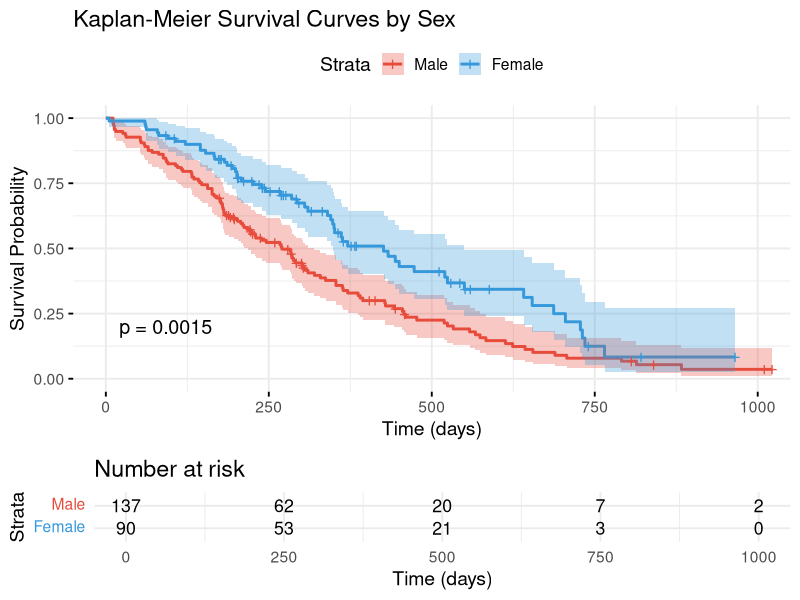
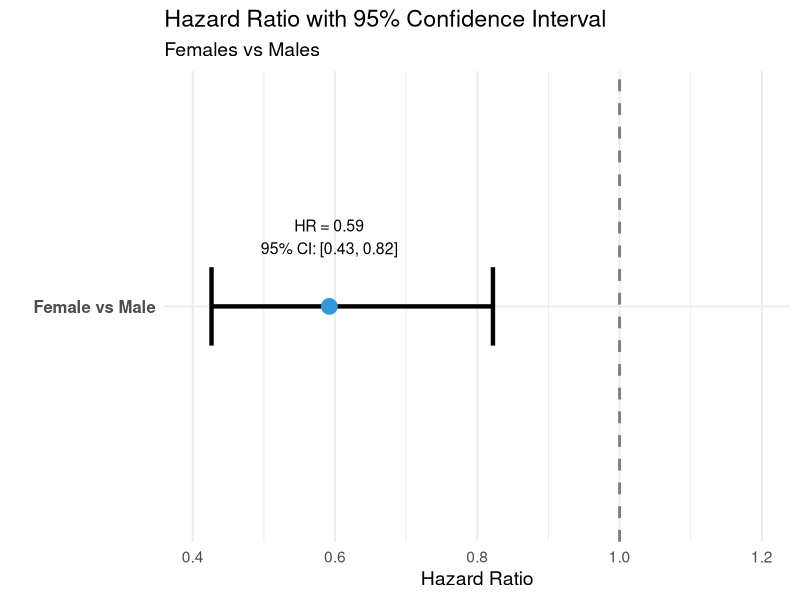
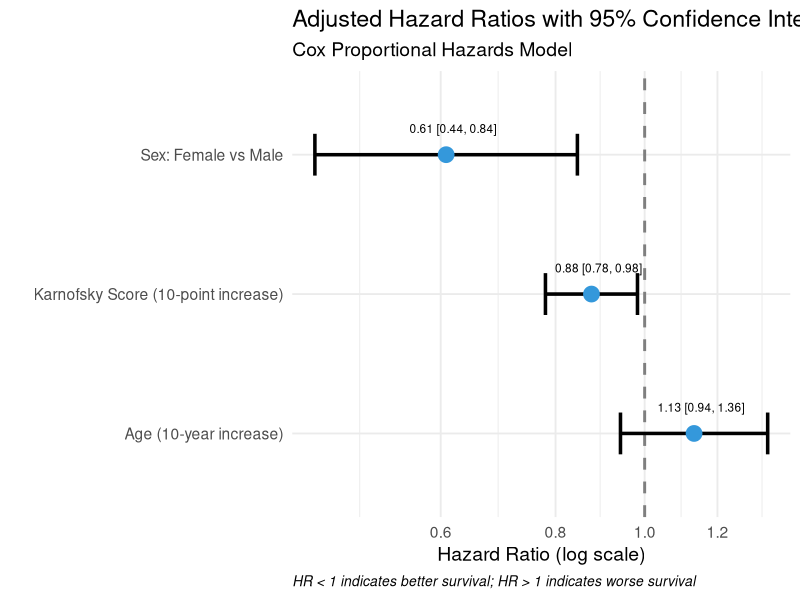
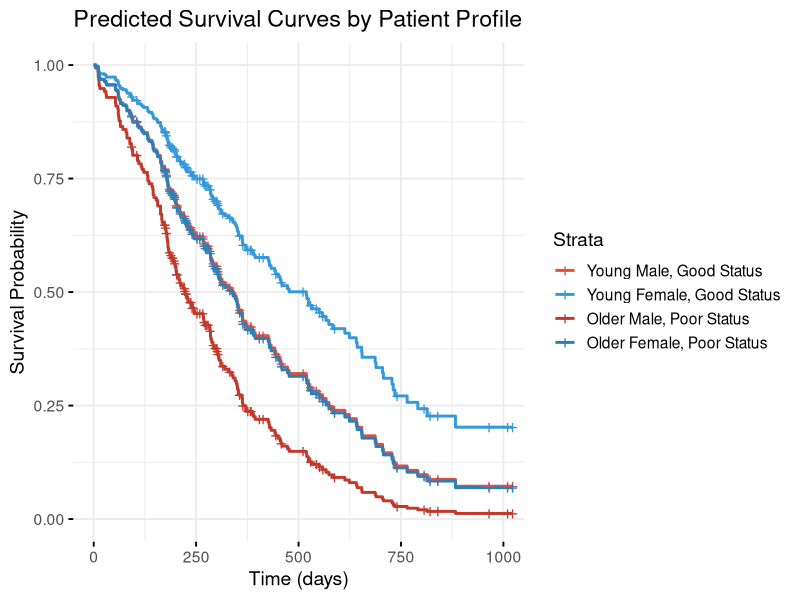
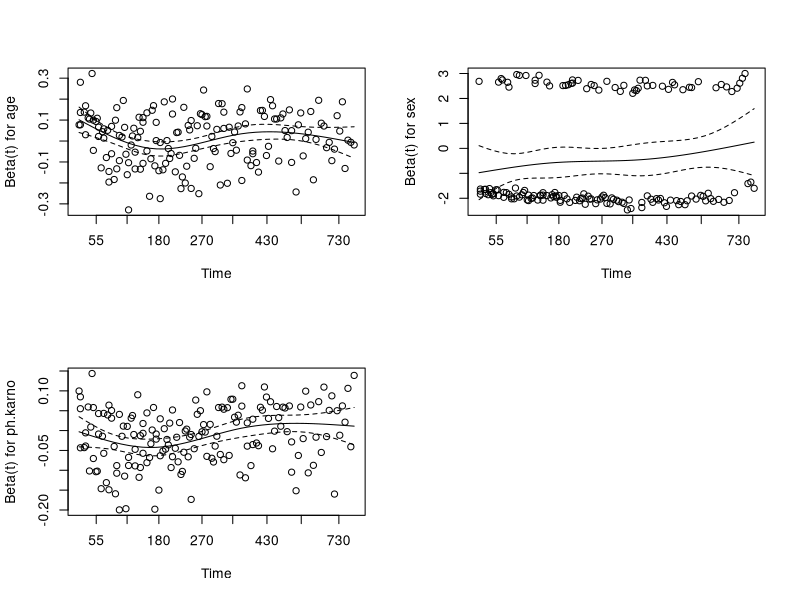
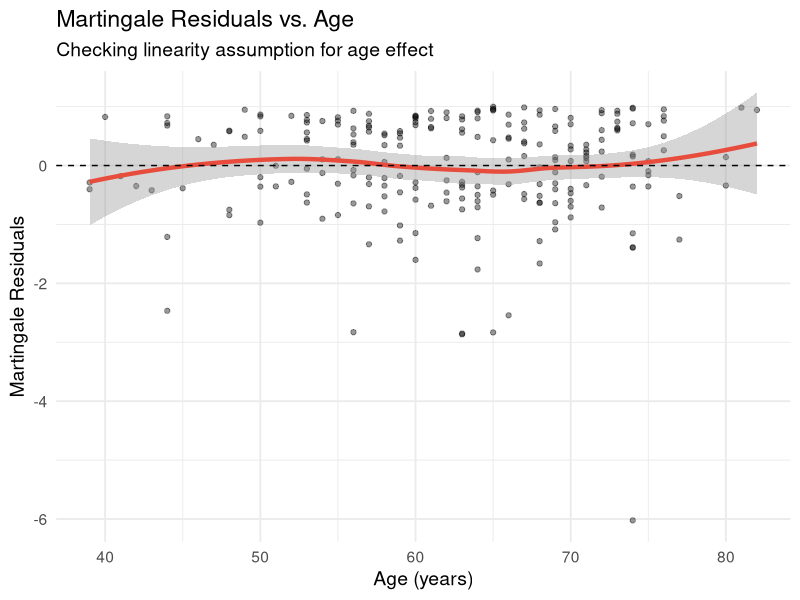
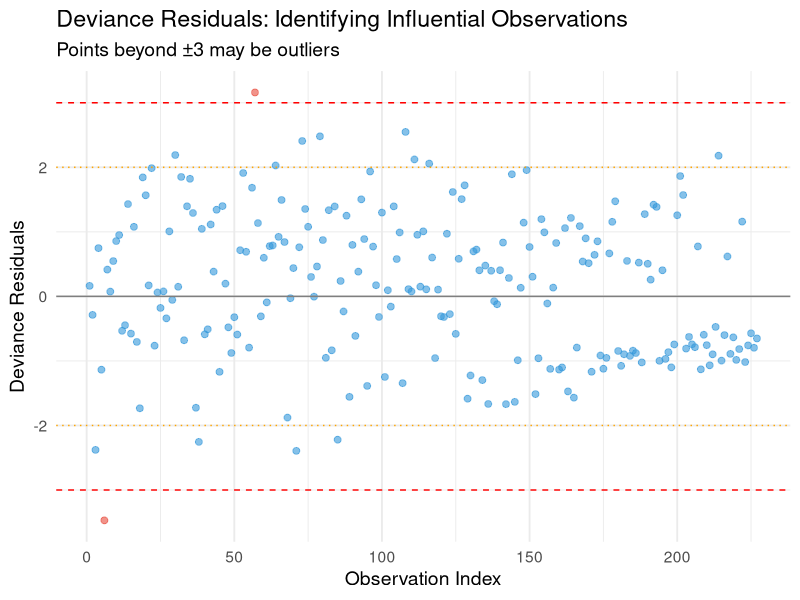

Generate these figures, in order, with R:
## ---- chunk 1
#| code-fold: true
#| code-summary: "Show setup code"

# Load required packages
library(survival)
library(tidyverse)
library(knitr)
library(ggplot2)
library(survminer)

# Set plotting theme
theme_set(theme_minimal(base_size = 12))

# Custom colors
col_male <- "#E74C3C"
col_female <- "#3498DB"
## ---- chunk 2
# Load lung cancer data
data(lung)

# Clean and prepare the data
lung_clean <- lung %>%
  mutate(
    sex = factor(sex, levels = 1:2, labels = c("Male", "Female")),
    status_binary = status - 1,  # Convert 1/2 to 0/1
    ph.ecog = factor(ph.ecog, levels = 0:3)
  ) %>%
  filter(complete.cases(age, sex, ph.karno, status))

# Summary statistics by sex
lung_summary <- lung_clean %>%
  group_by(sex) %>%
  summarise(
    n = n(),
    n_events = sum(status_binary),
    pct_events = round(100 * mean(status_binary), 1),
    median_time = median(time),
    mean_age = round(mean(age), 1),
    sd_age = round(sd(age), 1),
    mean_karno = round(mean(ph.karno), 1)
  )

kable(lung_summary, 
      col.names = c("Sex", "N", "Events", "% Events", "Median Time", 
                    "Mean Age", "SD Age", "Mean Karnofsky"),
      caption = "Table 1: Lung Cancer Dataset Summary Statistics")
## ---- chunk 3
#| fig-cap: "Figure 1: Kaplan-Meier survival curves by sex"

# Fit Kaplan-Meier curves
km_sex <- survfit(Surv(time, status_binary) ~ sex, data = lung_clean)

# Plot with survminer
ggsurvplot(km_sex, 
           data = lung_clean,
           pval = TRUE,
           conf.int = TRUE,
           risk.table = TRUE,
           palette = c(col_male, col_female),
           xlab = "Time (days)",
           ylab = "Survival Probability",
           title = "Kaplan-Meier Survival Curves by Sex",
           legend.labs = c("Male", "Female"),
           ggtheme = theme_minimal(base_size = 14))
## ---- chunk 4
# Fit Cox model with sex only
fit_sex <- coxph(Surv(time, status_binary) ~ sex, data = lung_clean)

# Display summary
summary(fit_sex)
## ---- chunk 5
#| fig-cap: "Figure 2: Hazard ratio for sex effect"

# Create data for forest plot
hr_data <- data.frame(
  Variable = "Female vs Male",
  HR = exp(coef(fit_sex)),
  Lower = exp(confint(fit_sex)[1]),
  Upper = exp(confint(fit_sex)[2])
)

ggplot(hr_data, aes(x = HR, y = Variable)) +
  geom_vline(xintercept = 1, linetype = "dashed", color = "gray50", linewidth = 1) +
  geom_errorbarh(aes(xmin = Lower, xmax = Upper), height = 0.2, linewidth = 1.5) +
  geom_point(size = 5, color = col_female) +
  geom_text(aes(label = sprintf("HR = %.2f\n95%% CI: [%.2f, %.2f]", HR, Lower, Upper)),
            vjust = -1.5, size = 4) +
  scale_x_continuous(breaks = seq(0.4, 1.2, 0.2), limits = c(0.4, 1.2)) +
  labs(title = "Hazard Ratio with 95% Confidence Interval",
       subtitle = "Females vs Males",
       x = "Hazard Ratio", y = "") +
  theme_minimal(base_size = 14) +
  theme(axis.text.y = element_text(size = 12, face = "bold"))
## ---- chunk 6
# Fit Cox model with multiple covariates
fit_multi <- coxph(Surv(time, status_binary) ~ age + sex + ph.karno, 
                   data = lung_clean)

summary(fit_multi)
## ---- chunk 7
# Extract coefficients and create summary table
coef_summary <- data.frame(
  Covariate = c("Age (per year)", "Sex: Female", "Karnofsky Score (per point)"),
  Beta = coef(fit_multi),
  HR = exp(coef(fit_multi)),
  Lower_CI = exp(confint(fit_multi)[,1]),
  Upper_CI = exp(confint(fit_multi)[,2]),
  P_value = summary(fit_multi)$coefficients[,5]
)

kable(coef_summary, 
      digits = c(0, 3, 3, 3, 3, 4),
      col.names = c("Covariate", "β", "HR", "95% CI Lower", "95% CI Upper", "P-value"),
      caption = "Table 2: Cox Model Coefficients and Hazard Ratios")
## ---- chunk 8
#| fig-cap: "Figure 3: Forest plot of hazard ratios for multiple covariates"

# Prepare data for forest plot (using meaningful scales)
forest_data <- data.frame(
  Variable = c("Age (10-year increase)", 
               "Sex: Female vs Male", 
               "Karnofsky Score (10-point increase)"),
  HR = c(exp(10 * coef(fit_multi)["age"]), 
         exp(coef(fit_multi)["sexFemale"]),
         exp(10 * coef(fit_multi)["ph.karno"])),
  Lower = c(exp(10 * confint(fit_multi)["age", 1]),
            exp(confint(fit_multi)["sexFemale", 1]),
            exp(10 * confint(fit_multi)["ph.karno", 1])),
  Upper = c(exp(10 * confint(fit_multi)["age", 2]),
            exp(confint(fit_multi)["sexFemale", 2]),
            exp(10 * confint(fit_multi)["ph.karno", 2]))
)

ggplot(forest_data, aes(y = reorder(Variable, -HR), x = HR)) +
  geom_vline(xintercept = 1, linetype = "dashed", color = "gray50", linewidth = 1) +
  geom_errorbarh(aes(xmin = Lower, xmax = Upper), height = 0.3, linewidth = 1.2) +
  geom_point(size = 5, color = "#3498DB") +
  geom_text(aes(label = sprintf("%.2f [%.2f, %.2f]", HR, Lower, Upper)),
            vjust = -2.4, hjust = .42, size = 3) +
  scale_x_log10(breaks = c(0.4, 0.6, 0.8, 1.0, 1.2, 1.5, 2.0)) +
  labs(title = "Adjusted Hazard Ratios with 95% Confidence Intervals",
       subtitle = "Cox Proportional Hazards Model",
       x = "Hazard Ratio (log scale)", 
       y = "",
       caption = "HR < 1 indicates better survival; HR > 1 indicates worse survival") +
  theme_minimal(base_size = 14) +
  theme(plot.caption = element_text(hjust = 0, face = "italic", size = 10))
## ---- chunk 9
# Extract test statistics
wald_stat <- summary(fit_multi)$waldtest[1]
score_stat <- summary(fit_multi)$sctest[1]
lr_stat <- summary(fit_multi)$logtest[1]

test_comparison <- data.frame(
  Test = c("Wald", "Score", "Likelihood Ratio"),
  Chi_square = c(wald_stat, score_stat, lr_stat),
  df = rep(3, 3),
  P_value = c(summary(fit_multi)$waldtest[3],
              summary(fit_multi)$sctest[3],
              summary(fit_multi)$logtest[3])
)

kable(test_comparison, 
      digits = c(0, 2, 0, 5),
      col.names = c("Test", "χ²", "df", "P-value"),
      caption = "Table 3: Global Tests of Model Significance")
## ---- chunk 10
# Define typical patient profiles
patient_profiles <- data.frame(
  Profile = c("Young Male, Good Status",
              "Young Female, Good Status",
              "Older Male, Poor Status",
              "Older Female, Poor Status"),
  age = c(50, 50, 70, 70),
  sex = factor(c("Male", "Female", "Male", "Female")),
  ph.karno = c(90, 90, 70, 70)
)

kable(patient_profiles, 
      caption = "Table 4: Patient Profiles for Prediction")
## ---- chunk 11
#| fig-cap: "Figure 4: Predicted survival curves for different patient profiles"

# Generate survival curves for each profile
surv_pred <- survfit(fit_multi, newdata = patient_profiles)

# Plot with ggsurvplot
ggsurvplot(surv_pred,
           data = patient_profiles,
           conf.int = FALSE,
           legend.labs = patient_profiles$Profile,
           palette = c("#E74C3C", "#3498DB", "#C0392B", "#2980B9"),
           xlab = "Time (days)",
           ylab = "Survival Probability",
           title = "Predicted Survival Curves by Patient Profile",
           ggtheme = theme_minimal(base_size = 14),
           legend = "right")
## ---- chunk 12
# Extract median survival times
median_survival <- summary(surv_pred)$table[, "median"]

median_table <- data.frame(
  Profile = patient_profiles$Profile,
  Predicted_Median_Survival = round(median_survival, 0)
)

kable(median_table,
      col.names = c("Patient Profile", "Predicted Median Survival (days)"),
      caption = "Table 5: Predicted Median Survival Times")
## ---- chunk 13
# Test proportional hazards assumption
ph_test <- cox.zph(fit_multi)
print(ph_test)
## ---- chunk 14
#| fig-cap: "Figure 5: Schoenfeld residual plots for assessing proportional hazards"
#| fig-height: 9

# Create plots for each covariate
par(mfrow = c(2, 2))
plot(ph_test)
par(mfrow = c(1, 1))
## ---- chunk 15
#| fig-cap: "Figure 6: Martingale residuals vs. age"

# Calculate martingale residuals
mart_resid <- residuals(fit_multi, type = "martingale")

# Plot against age
lung_clean %>%
  mutate(mart_resid = mart_resid) %>%
  ggplot(aes(x = age, y = mart_resid)) +
  geom_point(alpha = 0.4) +
  geom_smooth(method = "loess", color = "#E74C3C", se = TRUE, linewidth = 1.5) +
  geom_hline(yintercept = 0, linetype = "dashed") +
  labs(title = "Martingale Residuals vs. Age",
       subtitle = "Checking linearity assumption for age effect",
       x = "Age (years)",
       y = "Martingale Residuals") +
  theme_minimal(base_size = 14)
## ---- chunk 16
#| fig-cap: "Figure 7: Deviance residuals for identifying outliers"

# Calculate deviance residuals
dev_resid <- residuals(fit_multi, type = "deviance")

# Create index plot
lung_clean %>%
  mutate(
    dev_resid = dev_resid,
    obs_id = row_number(),
    outlier = abs(dev_resid) > 3
  ) %>%
  ggplot(aes(x = obs_id, y = dev_resid, color = outlier)) +
  geom_point(alpha = 0.6, size = 2) +
  geom_hline(yintercept = c(-3, -2, 0, 2, 3), 
             linetype = c("dashed", "dotted", "solid", "dotted", "dashed"),
             color = c("red", "orange", "gray50", "orange", "red")) +
  scale_color_manual(values = c("FALSE" = "#3498DB", "TRUE" = "#E74C3C")) +
  labs(title = "Deviance Residuals: Identifying Influential Observations",
       subtitle = "Points beyond ±3 may be outliers",
       x = "Observation Index",
       y = "Deviance Residuals") +
  theme_minimal(base_size = 14) +
  theme(legend.position = "none")
## ---- chunk 17
# Identify extreme residuals
n_outliers <- sum(abs(dev_resid) > 3)
pct_outliers <- round(100 * n_outliers / length(dev_resid), 1)

cat(sprintf("Number of potential outliers (|residual| > 3): %d (%.1f%%)\n", 
            n_outliers, pct_outliers))
## ---- chunk 18
# Fit alternative models
fit_null <- coxph(Surv(time, status_binary) ~ 1, data = lung_clean)
fit_sex_only <- coxph(Surv(time, status_binary) ~ sex, data = lung_clean)
fit_age_sex <- coxph(Surv(time, status_binary) ~ age + sex, data = lung_clean)
fit_full <- fit_multi

# Compare AIC values
model_comp <- data.frame(
  Model = c("Null (no predictors)",
            "Sex only",
            "Age + Sex",
            "Age + Sex + Karnofsky"),
  AIC = c(AIC(fit_null), AIC(fit_sex_only), AIC(fit_age_sex), AIC(fit_full)),
  n_parameters = c(0, 1, 2, 3)
) %>%
  arrange(AIC) %>%
  mutate(Delta_AIC = AIC - min(AIC))

kable(model_comp, 
      digits = 1,
      caption = "Table 6: Model Comparison Using AIC")
## ---- chunk 19
data(aml)
head(aml)
